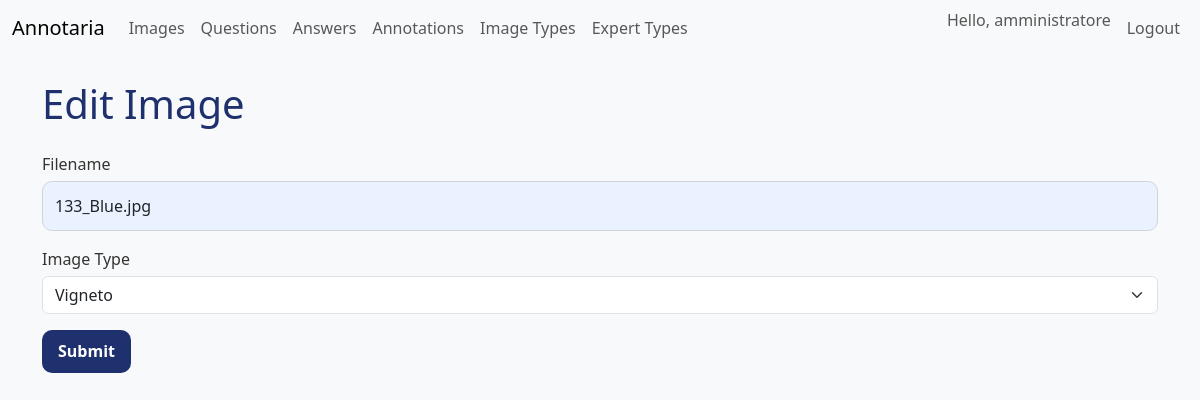
/ui/images/1/edit (signed in), run on the app's committed database.
### models.py (models this page shows)
class User(Base):
    __tablename__ = "users"
    id = Column(Integer, primary_key=True, index=True)
    username = Column(String, unique=True, index=True, nullable=False)
    hashed_password = Column(String, nullable=False)
    role = Column(String, nullable=False, default="Esperto")
    answers = relationship("Answer", back_populates="user")
    annotations = relationship("Annotation", back_populates="user")
    expert_types = relationship(
        "ExpertType", secondary=user_expert_types, back_populates="users"
    )

class Image(Base):
    __tablename__ = "images"
    id = Column(Integer, primary_key=True, index=True)
    filename = Column(String, unique=True, nullable=False)
    path = Column(String, nullable=False)
    uploaded_at = Column(DateTime(timezone=True), server_default=func.now())
    exif_datetime = Column(String)
    exif_gps_lat = Column(Float)
    exif_gps_lon = Column(Float)
    exif_gps_alt = Column(Float)
    exif_camera_make = Column(String)
    exif_camera_model = Column(String)
    exif_lens_model = Column(String)
    exif_focal_length = Column(Float)
    exif_aperture = Column(Float)
    exif_iso = Column(Integer)
    exif_shutter_speed = Column(String)
    exif_orientation = Column(String)
    exif_image_width = Column(Integer)
    exif_image_height = Column(Integer)
    exif_drone_model = Column(String)
    exif_flight_id = Column(String)
    exif_pitch = Column(Float)
    exif_roll = Column(Float)
    exif_yaw = Column(Float)
    image_type_id = Column(Integer, ForeignKey("image_types.id"))
    image_type = relationship("ImageType", back_populates="images")
    answers = relationship("Answer", back_populates="image")
    annotations = relationship("Annotation", back_populates="image")

class ImageType(Base):
    __tablename__ = "image_types"
    id = Column(Integer, primary_key=True, index=True)
    name = Column(String, unique=True, nullable=False)
    images = relationship("Image", back_populates="image_type")
    questions = relationship(
        "Question", secondary=question_image_types, back_populates="image_types"
    )

### routers/ui.py (the view)
@router.get(
    "/images/{image_id}/edit",
    response_class=HTMLResponse,
)
def edit_image_form(
    image_id: int,
    request: Request,
    user: UserModel = Depends(require_admin),
    db: Session = Depends(get_db),
):
    image = db.query(ImageModel).filter_by(id=image_id).first()
    if not image:
        raise HTTPException(status_code=404, detail="Image not found")
    types = db.query(ImageTypeModel).all()
    return templates.TemplateResponse(
        "image_form.html",
        {"request": request, "image": image, "user": user, "image_types": types},
    )

### templates/image_form.html (shortened to what this page needs)
{% extends "base.html" %}
{% block content %}
<h1>{% if image %}Edit Image{% else %}Upload Image{% endif %}</h1>
<form method="post" enctype="multipart/form-data" {% if image %}action="/ui/images/{{ image.id }}/edit"{% else %}action="/ui/images/upload"{% endif %}>
{% if image %}
<div class="mb-3">
    <label for="filename" class="form-label">Filename</label>
    <input type="text" class="form-control" id="filename" name="filename" value="{{ image.filename }}">
</div>
{% else %}
<div class="mb-3">
    <label for="file" class="form-label">File</label>
    <input type="file" class="form-control" id="file" name="file">
</div>
{% endif %}
<div class="mb-3">
    <label for="image_type_id" class="form-label">Image Type</label>
    <select class="form-select" id="image_type_id" name="image_type_id">
        {% for t in image_types %}
        <option value="{{ t.id }}" {% if image and image.image_type_id == t.id %}selected{% endif %}>{{ t.name }}</option>
        {% endfor %}
    </select>
</div>
<button type="submit" class="btn btn-primary">Submit</button>
</form>
{% endblock %}

### templates/base.html (shortened to what this page needs)
<!DOCTYPE html>
<html lang="en">
<head>
    <link href="https://cdn.jsdelivr.net/npm/bootstrap@5.3.0/dist/css/bootstrap.min.css" rel="stylesheet">
    <link rel="stylesheet" href="/static/css/style.css">
</head>
<body>
<nav class="navbar navbar-expand-lg navbar-light bg-light mb-4">
    <div class="container-fluid">
        <a class="navbar-brand" href="/ui">Annotaria</a>
        <div class="collapse navbar-collapse">
            <ul class="navbar-nav me-auto mb-2 mb-lg-0">
                <li class="nav-item"><a class="nav-link" href="/ui/images">Images</a></li>
                {% if user and user.role == 'Amministratore' %}
                <li class="nav-item"><a class="nav-link" href="/ui/questions">Questions</a></li>
                <li class="nav-item"><a class="nav-link" href="/ui/answers">Answers</a></li>
                <li class="nav-item"><a class="nav-link" href="/ui/annotations">Annotations</a></li>
                <li class="nav-item"><a class="nav-link" href="/ui/image-types">Image Types</a></li>
                <li class="nav-item"><a class="nav-link" href="/ui/expert-types">Expert Types</a></li>
                {% elif user and user.role == 'Esperto' %}
                <li class="nav-item"><a class="nav-link" href="/ui/my-expert-types">My Expert Types</a></li>
                {% endif %}
            </ul>
            <ul class="navbar-nav ms-auto mb-2 mb-lg-0">
                {% if user %}
                <li class="nav-item">
                    <span class="navbar-text me-2">Hello, {{ user.username }}</span>
                </li>
                <li class="nav-item">
                    <form action="/ui/logout" method="post" class="d-inline">
                        <button type="submit" class="btn btn-link nav-link">Logout</button>
                    </form>
                </li>
                {% else %}
                <li class="nav-item"><a class="nav-link" href="/ui/login">Login</a></li>
                <li class="nav-item"><a class="nav-link" href="/ui/register">Register</a></li>
                {% endif %}
            </ul>
        </div>
    </div>
</nav>
<div class="container">
{% block content %}{% endblock %}
</div>
</body>
</html>

### static/css/style.css (style rules this page uses)
body { font-family: 'Segoe UI', sans-serif; background-color: #f8f9fa; }
h1, h2, h3 { color: #1f306e; margin-bottom: 1.5rem; }
.form-control { border-radius: 10px; background-color: #eaf2ff; border: 1px solid #ced4da; padding: 0.75rem; font-size: 1rem; }
.form-label { font-weight: 500; color: #333; margin-bottom: 0.3rem; }
.btn-primary, .btn-submit { border-radius: 10px; background-color: #1f306e; border: none; padding: 0.6rem 1rem; color: white; font-weight: bold; font-size: 1rem; }

### data on the page
User: username "amministratore"
Image: filename "133_Blue.jpg", image_type_id "Vigneto"
